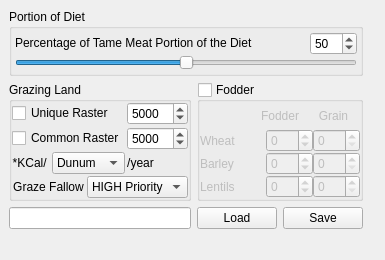
<ui version="4.0" >
 <class>LaAnimalFormDetails</class>
 <widget class="QWidget" name="LaAnimalFormDetails" >
  <property name="geometry" >
   <rect>
    <x>0</x>
    <y>0</y>
    <width>385</width>
    <height>260</height>
   </rect>
  </property>
  <property name="minimumSize" >
   <size>
    <width>385</width>
    <height>260</height>
   </size>
  </property>
  <property name="windowTitle" >
   <string>Form</string>
  </property>
  <layout class="QGridLayout" >
   <property name="margin" >
    <number>9</number>
   </property>
   <property name="spacing" >
    <number>6</number>
   </property>
   <item row="0" column="4" >
    <spacer>
     <property name="orientation" >
      <enum>Qt::Horizontal</enum>
     </property>
     <property name="sizeHint" >
      <size>
       <width>40</width>
       <height>20</height>
      </size>
     </property>
    </spacer>
   </item>
   <item row="3" column="2" >
    <spacer>
     <property name="orientation" >
      <enum>Qt::Vertical</enum>
     </property>
     <property name="sizeHint" >
      <size>
       <width>20</width>
       <height>40</height>
      </size>
     </property>
    </spacer>
   </item>
   <item row="1" column="0" colspan="2" >
    <widget class="QGroupBox" name="groupBoxGrazingLand" >
     <property name="title" >
      <string>Grazing Land</string>
     </property>
     <layout class="QGridLayout" >
      <property name="margin" >
       <number>0</number>
      </property>
      <property name="spacing" >
       <number>2</number>
      </property>
      <item row="3" column="2" colspan="2" >
       <widget class="QComboBox" name="comboBoxFallowUsage" >
        <property name="sizePolicy" >
         <sizepolicy>
          <hsizetype>5</hsizetype>
          <vsizetype>0</vsizetype>
          <horstretch>0</horstretch>
          <verstretch>0</verstretch>
         </sizepolicy>
        </property>
        <property name="cursor" >
         <cursor>13</cursor>
        </property>
        <item>
         <property name="text" >
          <string>HIGH Priority</string>
         </property>
        </item>
        <item>
         <property name="text" >
          <string>MED Priority</string>
         </property>
        </item>
        <item>
         <property name="text" >
          <string>LOW Priority</string>
         </property>
        </item>
        <item>
         <property name="text" >
          <string>Do Not Use</string>
         </property>
        </item>
       </widget>
      </item>
      <item row="3" column="0" colspan="2" >
       <widget class="QLabel" name="labelGrazingLandGraze" >
        <property name="text" >
         <string>Graze Fallow</string>
        </property>
        <property name="alignment" >
         <set>Qt::AlignCenter</set>
        </property>
       </widget>
      </item>
      <item row="2" column="3" >
       <widget class="QLabel" name="labelGrazingLandYear" >
        <property name="sizePolicy" >
         <sizepolicy>
          <hsizetype>4</hsizetype>
          <vsizetype>5</vsizetype>
          <horstretch>0</horstretch>
          <verstretch>0</verstretch>
         </sizepolicy>
        </property>
        <property name="text" >
         <string>/year</string>
        </property>
        <property name="alignment" >
         <set>Qt::AlignCenter</set>
        </property>
       </widget>
      </item>
      <item row="0" column="0" colspan="3" >
       <widget class="QCheckBox" name="checkBoxUniqueRaster" >
        <property name="toolTip" >
         <string>binary raster named: pigmask</string>
        </property>
        <property name="text" >
         <string>Unique Raster</string>
        </property>
       </widget>
      </item>
      <item row="0" column="3" >
       <widget class="QDoubleSpinBox" name="comboBoxUniqueRasterCalories" >
        <property name="sizePolicy" >
         <sizepolicy>
          <hsizetype>0</hsizetype>
          <vsizetype>0</vsizetype>
          <horstretch>0</horstretch>
          <verstretch>0</verstretch>
         </sizepolicy>
        </property>
        <property name="toolTip" >
         <string>&lt;html>&lt;head>&lt;meta name="qrichtext" content="1" />&lt;style type="text/css">
p, li { white-space: pre-wrap; }
&lt;/style>&lt;/head>&lt;body style=" font-family:'Sans Serif'; font-size:9pt; font-weight:400; font-style:normal; text-decoration:none;">
&lt;p style=" margin-top:0px; margin-bottom:0px; margin-left:0px; margin-right:0px; -qt-block-indent:0; text-indent:0px;">Calories required per animal per day (average)&lt;/p>&lt;/body>&lt;/html></string>
        </property>
        <property name="decimals" >
         <number>0</number>
        </property>
        <property name="maximum" >
         <double>20000.000000000000000</double>
        </property>
        <property name="value" >
         <double>5000.000000000000000</double>
        </property>
       </widget>
      </item>
      <item row="1" column="0" colspan="3" >
       <widget class="QCheckBox" name="checkBoxCommonRaster" >
        <property name="toolTip" >
         <string>binary raster named: pigmask</string>
        </property>
        <property name="text" >
         <string>Common Raster</string>
        </property>
       </widget>
      </item>
      <item row="1" column="3" >
       <widget class="QDoubleSpinBox" name="comboBoxCommonRasterCalories" >
        <property name="sizePolicy" >
         <sizepolicy>
          <hsizetype>0</hsizetype>
          <vsizetype>0</vsizetype>
          <horstretch>0</horstretch>
          <verstretch>0</verstretch>
         </sizepolicy>
        </property>
        <property name="toolTip" >
         <string>&lt;html>&lt;head>&lt;meta name="qrichtext" content="1" />&lt;style type="text/css">
p, li { white-space: pre-wrap; }
&lt;/style>&lt;/head>&lt;body style=" font-family:'Sans Serif'; font-size:9pt; font-weight:400; font-style:normal; text-decoration:none;">
&lt;p style=" margin-top:0px; margin-bottom:0px; margin-left:0px; margin-right:0px; -qt-block-indent:0; text-indent:0px;">Calories required per animal per day (average)&lt;/p>&lt;/body>&lt;/html></string>
        </property>
        <property name="decimals" >
         <number>0</number>
        </property>
        <property name="maximum" >
         <double>20000.000000000000000</double>
        </property>
        <property name="value" >
         <double>5000.000000000000000</double>
        </property>
       </widget>
      </item>
      <item row="2" column="1" colspan="2" >
       <widget class="QComboBox" name="comboBoxGrazingUnits" >
        <property name="sizePolicy" >
         <sizepolicy>
          <hsizetype>4</hsizetype>
          <vsizetype>0</vsizetype>
          <horstretch>0</horstretch>
          <verstretch>0</verstretch>
         </sizepolicy>
        </property>
        <property name="cursor" >
         <cursor>13</cursor>
        </property>
        <property name="toolTip" >
         <string>&lt;html>&lt;head>&lt;meta name="qrichtext" content="1" />&lt;style type="text/css">
p, li { white-space: pre-wrap; }
&lt;/style>&lt;/head>&lt;body style=" font-family:'Sans Serif'; font-size:9pt; font-weight:400; font-style:normal; text-decoration:none;">
&lt;p style=" margin-top:0px; margin-bottom:0px; margin-left:0px; margin-right:0px; -qt-block-indent:0; text-indent:0px;">1 dunum = 1000 square meters&lt;/p>
&lt;p style=" margin-top:0px; margin-bottom:0px; margin-left:0px; margin-right:0px; -qt-block-indent:0; text-indent:0px;">1 hectare = 10,000 square meters&lt;/p>&lt;/body>&lt;/html></string>
        </property>
        <item>
         <property name="text" >
          <string>Dunum</string>
         </property>
        </item>
        <item>
         <property name="text" >
          <string>Hectare</string>
         </property>
        </item>
       </widget>
      </item>
      <item row="2" column="0" >
       <widget class="QLabel" name="labelGrazingLAndKcal" >
        <property name="sizePolicy" >
         <sizepolicy>
          <hsizetype>4</hsizetype>
          <vsizetype>5</vsizetype>
          <horstretch>0</horstretch>
          <verstretch>0</verstretch>
         </sizepolicy>
        </property>
        <property name="toolTip" >
         <string>&lt;html>&lt;head>&lt;meta name="qrichtext" content="1" />&lt;style type="text/css">
p, li { white-space: pre-wrap; }
&lt;/style>&lt;/head>&lt;body style=" font-family:'Sans Serif'; font-size:9pt; font-weight:400; font-style:normal; text-decoration:none;">
&lt;p style=" margin-top:0px; margin-bottom:0px; margin-left:0px; margin-right:0px; -qt-block-indent:0; text-indent:0px;">Weeks from birth to kill weight&lt;/p>&lt;/body>&lt;/html></string>
        </property>
        <property name="text" >
         <string>*KCal/ </string>
        </property>
        <property name="textFormat" >
         <enum>Qt::AutoText</enum>
        </property>
        <property name="alignment" >
         <set>Qt::AlignRight|Qt::AlignTrailing|Qt::AlignVCenter</set>
        </property>
        <property name="wordWrap" >
         <bool>false</bool>
        </property>
       </widget>
      </item>
     </layout>
    </widget>
   </item>
   <item row="1" column="2" colspan="2" >
    <widget class="QGroupBox" name="groupBoxFodderUse" >
     <property name="cursor" >
      <cursor>0</cursor>
     </property>
     <property name="whatsThis" >
      <string>Select Fodder if you believe the animals were fed grain to supplement their grazing.  You will then have to select how many kg of the selected grain you believe they fed each animal either every day, week, or month.</string>
     </property>
     <property name="title" >
      <string>Fodder</string>
     </property>
     <property name="checkable" >
      <bool>true</bool>
     </property>
     <property name="checked" >
      <bool>false</bool>
     </property>
     <layout class="QGridLayout" >
      <property name="margin" >
       <number>0</number>
      </property>
      <property name="spacing" >
       <number>0</number>
      </property>
      <item row="0" column="0" >
       <layout class="QHBoxLayout" >
        <property name="margin" >
         <number>0</number>
        </property>
        <property name="spacing" >
         <number>0</number>
        </property>
        <item>
         <widget class="QLabel" name="label_60" >
          <property name="text" >
           <string/>
          </property>
         </widget>
        </item>
        <item>
         <widget class="QLabel" name="labelFodderFodder" >
          <property name="toolTip" >
           <string>&lt;html>&lt;head>&lt;meta name="qrichtext" content="1" />&lt;style type="text/css">
p, li { white-space: pre-wrap; }
&lt;/style>&lt;/head>&lt;body style=" font-family:'Sans Serif'; font-size:9pt; font-weight:400; font-style:normal; text-decoration:none;">
&lt;p style=" margin-top:0px; margin-bottom:0px; margin-left:0px; margin-right:0px; -qt-block-indent:0; text-indent:0px;">Percent of animals diet provided by &lt;span style=" font-weight:600;">FODDER&lt;/span>.&lt;/p>
&lt;p style=" margin-top:0px; margin-bottom:0px; margin-left:0px; margin-right:0px; -qt-block-indent:0; text-indent:0px;">&lt;span style=" color:#0000ff;">To use &lt;/span>&lt;span style=" font-style:italic; color:#0000ff;">all&lt;/span>&lt;span style=" color:#0000ff;"> that is available use a &lt;/span>&lt;span style=" font-weight:600; color:#0000ff;">negative number:&lt;/span>&lt;/p>
&lt;p style=" margin-top:0px; margin-bottom:0px; margin-left:0px; margin-right:0px; -qt-block-indent:0; text-indent:0px;">&lt;span style=" font-weight:600;">-1&lt;/span> for HIGH priority total utilization&lt;/p>
&lt;p style=" margin-top:0px; margin-bottom:0px; margin-left:0px; margin-right:0px; -qt-block-indent:0; text-indent:0px;">&lt;span style=" font-weight:600;">-2&lt;/span> for MED priority total utilization&lt;/p>
&lt;p style=" margin-top:0px; margin-bottom:0px; margin-left:0px; margin-right:0px; -qt-block-indent:0; text-indent:0px;">&lt;span style=" font-weight:600;">-3&lt;/span> for LOW priority total utilization&lt;/p>&lt;/body>&lt;/html></string>
          </property>
          <property name="layoutDirection" >
           <enum>Qt::LeftToRight</enum>
          </property>
          <property name="text" >
           <string>Fodder</string>
          </property>
          <property name="alignment" >
           <set>Qt::AlignCenter</set>
          </property>
         </widget>
        </item>
        <item>
         <widget class="QLabel" name="labelFodderGrain" >
          <property name="layoutDirection" >
           <enum>Qt::RightToLeft</enum>
          </property>
          <property name="text" >
           <string>Grain</string>
          </property>
          <property name="alignment" >
           <set>Qt::AlignCenter</set>
          </property>
         </widget>
        </item>
       </layout>
      </item>
      <item row="3" column="0" >
       <layout class="QHBoxLayout" >
        <property name="margin" >
         <number>0</number>
        </property>
        <property name="spacing" >
         <number>0</number>
        </property>
        <item>
         <widget class="QLabel" name="labelFodderLentils" >
          <property name="toolTip" >
           <string>&lt;html>&lt;head>&lt;meta name="qrichtext" content="1" />&lt;style type="text/css">
p, li { white-space: pre-wrap; }
&lt;/style>&lt;/head>&lt;body style=" font-family:'Sans Serif'; font-size:9pt; font-weight:400; font-style:normal; text-decoration:none;">
&lt;p style=" margin-top:0px; margin-bottom:0px; margin-left:0px; margin-right:0px; -qt-block-indent:0; text-indent:0px;">Percent of animals diet provided by LENTILS&lt;/p>&lt;/body>&lt;/html></string>
          </property>
          <property name="text" >
           <string>Lentils</string>
          </property>
         </widget>
        </item>
        <item>
         <widget class="QSpinBox" name="comboBoxFodderLentils" >
          <property name="sizePolicy" >
           <sizepolicy>
            <hsizetype>4</hsizetype>
            <vsizetype>0</vsizetype>
            <horstretch>0</horstretch>
            <verstretch>0</verstretch>
           </sizepolicy>
          </property>
          <property name="toolTip" >
           <string>&lt;html>&lt;head>&lt;meta name="qrichtext" content="1" />&lt;style type="text/css">
p, li { white-space: pre-wrap; }
&lt;/style>&lt;/head>&lt;body style=" font-family:'Sans Serif'; font-size:9pt; font-weight:400; font-style:normal; text-decoration:none;">
&lt;p style=" margin-top:0px; margin-bottom:0px; margin-left:0px; margin-right:0px; -qt-block-indent:0; text-indent:0px;">Percent of animals diet provided by &lt;span style=" color:#0000ff;">LENTIL FODDER&lt;/span>.&lt;/p>&lt;/body>&lt;/html></string>
          </property>
          <property name="suffix" >
           <string/>
          </property>
          <property name="maximum" >
           <number>100</number>
          </property>
          <property name="minimum" >
           <number>-3</number>
          </property>
         </widget>
        </item>
        <item>
         <widget class="QSpinBox" name="comboBoxFodderLentilsGrain" >
          <property name="sizePolicy" >
           <sizepolicy>
            <hsizetype>4</hsizetype>
            <vsizetype>0</vsizetype>
            <horstretch>0</horstretch>
            <verstretch>0</verstretch>
           </sizepolicy>
          </property>
          <property name="toolTip" >
           <string>&lt;html>&lt;head>&lt;meta name="qrichtext" content="1" />&lt;style type="text/css">
p, li { white-space: pre-wrap; }
&lt;/style>&lt;/head>&lt;body style=" font-family:'Sans Serif'; font-size:9pt; font-weight:400; font-style:normal; text-decoration:none;">
&lt;p style=" margin-top:0px; margin-bottom:0px; margin-left:0px; margin-right:0px; -qt-block-indent:0; text-indent:0px;">Percent of animals diet provided by LENTILS&lt;/p>&lt;/body>&lt;/html></string>
          </property>
          <property name="suffix" >
           <string/>
          </property>
          <property name="maximum" >
           <number>100</number>
          </property>
         </widget>
        </item>
       </layout>
      </item>
      <item row="1" column="0" >
       <layout class="QHBoxLayout" >
        <property name="margin" >
         <number>0</number>
        </property>
        <property name="spacing" >
         <number>0</number>
        </property>
        <item>
         <widget class="QLabel" name="labelFodderWheat" >
          <property name="toolTip" >
           <string>&lt;html>&lt;head>&lt;meta name="qrichtext" content="1" />&lt;style type="text/css">
p, li { white-space: pre-wrap; }
&lt;/style>&lt;/head>&lt;body style=" font-family:'Sans Serif'; font-size:9pt; font-weight:400; font-style:normal; text-decoration:none;">
&lt;p style=" margin-top:0px; margin-bottom:0px; margin-left:0px; margin-right:0px; -qt-block-indent:0; text-indent:0px;">Percent of animals diet provided by WHEAT&lt;/p>&lt;/body>&lt;/html></string>
          </property>
          <property name="text" >
           <string>Wheat</string>
          </property>
         </widget>
        </item>
        <item>
         <widget class="QSpinBox" name="comboBoxFodderWheat" >
          <property name="sizePolicy" >
           <sizepolicy>
            <hsizetype>0</hsizetype>
            <vsizetype>0</vsizetype>
            <horstretch>0</horstretch>
            <verstretch>0</verstretch>
           </sizepolicy>
          </property>
          <property name="toolTip" >
           <string>&lt;html>&lt;head>&lt;meta name="qrichtext" content="1" />&lt;style type="text/css">
p, li { white-space: pre-wrap; }
&lt;/style>&lt;/head>&lt;body style=" font-family:'Sans Serif'; font-size:9pt; font-weight:400; font-style:normal; text-decoration:none;">
&lt;p style=" margin-top:0px; margin-bottom:0px; margin-left:0px; margin-right:0px; -qt-block-indent:0; text-indent:0px;">Percent of animals diet provided by &lt;span style=" color:#0000ff;">WHEAT FODDER.&lt;/span>&lt;/p>&lt;/body>&lt;/html></string>
          </property>
          <property name="suffix" >
           <string/>
          </property>
          <property name="maximum" >
           <number>100</number>
          </property>
          <property name="minimum" >
           <number>-3</number>
          </property>
         </widget>
        </item>
        <item>
         <widget class="QSpinBox" name="comboBoxFodderWheatGrain" >
          <property name="sizePolicy" >
           <sizepolicy>
            <hsizetype>0</hsizetype>
            <vsizetype>0</vsizetype>
            <horstretch>0</horstretch>
            <verstretch>0</verstretch>
           </sizepolicy>
          </property>
          <property name="toolTip" >
           <string>&lt;html>&lt;head>&lt;meta name="qrichtext" content="1" />&lt;style type="text/css">
p, li { white-space: pre-wrap; }
&lt;/style>&lt;/head>&lt;body style=" font-family:'Sans Serif'; font-size:9pt; font-weight:400; font-style:normal; text-decoration:none;">
&lt;p style=" margin-top:0px; margin-bottom:0px; margin-left:0px; margin-right:0px; -qt-block-indent:0; text-indent:0px;">Percent of animals diet provided by WHEAT&lt;/p>&lt;/body>&lt;/html></string>
          </property>
          <property name="suffix" >
           <string/>
          </property>
          <property name="maximum" >
           <number>100</number>
          </property>
         </widget>
        </item>
       </layout>
      </item>
      <item row="2" column="0" >
       <layout class="QHBoxLayout" >
        <property name="margin" >
         <number>0</number>
        </property>
        <property name="spacing" >
         <number>0</number>
        </property>
        <item>
         <widget class="QLabel" name="labelFodderBarley" >
          <property name="toolTip" >
           <string>&lt;html>&lt;head>&lt;meta name="qrichtext" content="1" />&lt;style type="text/css">
p, li { white-space: pre-wrap; }
&lt;/style>&lt;/head>&lt;body style=" font-family:'Sans Serif'; font-size:9pt; font-weight:400; font-style:normal; text-decoration:none;">
&lt;p style=" margin-top:0px; margin-bottom:0px; margin-left:0px; margin-right:0px; -qt-block-indent:0; text-indent:0px;">Percent of animals diet provided by BARLEY&lt;/p>&lt;/body>&lt;/html></string>
          </property>
          <property name="text" >
           <string>Barley</string>
          </property>
         </widget>
        </item>
        <item>
         <widget class="QSpinBox" name="comboBoxFodderBarley" >
          <property name="sizePolicy" >
           <sizepolicy>
            <hsizetype>0</hsizetype>
            <vsizetype>0</vsizetype>
            <horstretch>0</horstretch>
            <verstretch>0</verstretch>
           </sizepolicy>
          </property>
          <property name="toolTip" >
           <string>&lt;html>&lt;head>&lt;meta name="qrichtext" content="1" />&lt;style type="text/css">
p, li { white-space: pre-wrap; }
&lt;/style>&lt;/head>&lt;body style=" font-family:'Sans Serif'; font-size:9pt; font-weight:400; font-style:normal; text-decoration:none;">
&lt;p style=" margin-top:0px; margin-bottom:0px; margin-left:0px; margin-right:0px; -qt-block-indent:0; text-indent:0px;">Percent of animals diet provided by &lt;span style=" color:#0000ff;">BARLEY FODDER&lt;/span>&lt;/p>&lt;/body>&lt;/html></string>
          </property>
          <property name="suffix" >
           <string/>
          </property>
          <property name="maximum" >
           <number>100</number>
          </property>
          <property name="minimum" >
           <number>-3</number>
          </property>
         </widget>
        </item>
        <item>
         <widget class="QSpinBox" name="comboBoxFodderBarleyGrain" >
          <property name="sizePolicy" >
           <sizepolicy>
            <hsizetype>4</hsizetype>
            <vsizetype>0</vsizetype>
            <horstretch>0</horstretch>
            <verstretch>0</verstretch>
           </sizepolicy>
          </property>
          <property name="toolTip" >
           <string>&lt;html>&lt;head>&lt;meta name="qrichtext" content="1" />&lt;style type="text/css">
p, li { white-space: pre-wrap; }
&lt;/style>&lt;/head>&lt;body style=" font-family:'Sans Serif'; font-size:9pt; font-weight:400; font-style:normal; text-decoration:none;">
&lt;p style=" margin-top:0px; margin-bottom:0px; margin-left:0px; margin-right:0px; -qt-block-indent:0; text-indent:0px;">Percent of animals diet provided by BARLEY&lt;/p>&lt;/body>&lt;/html></string>
          </property>
          <property name="suffix" >
           <string/>
          </property>
          <property name="maximum" >
           <number>100</number>
          </property>
         </widget>
        </item>
       </layout>
      </item>
     </layout>
    </widget>
   </item>
   <item row="2" column="3" >
    <widget class="QPushButton" name="pushButtonSave" >
     <property name="text" >
      <string>Save</string>
     </property>
    </widget>
   </item>
   <item row="2" column="2" >
    <widget class="QPushButton" name="pushButtonLoad" >
     <property name="text" >
      <string>Load</string>
     </property>
    </widget>
   </item>
   <item row="0" column="0" colspan="4" >
    <widget class="QGroupBox" name="groupBoxPortionOfDiet" >
     <property name="title" >
      <string>Portion of Diet</string>
     </property>
     <layout class="QGridLayout" >
      <property name="margin" >
       <number>3</number>
      </property>
      <property name="spacing" >
       <number>0</number>
      </property>
      <item row="0" column="0" >
       <layout class="QVBoxLayout" >
        <property name="margin" >
         <number>0</number>
        </property>
        <property name="spacing" >
         <number>0</number>
        </property>
        <item>
         <layout class="QHBoxLayout" >
          <property name="margin" >
           <number>0</number>
          </property>
          <property name="spacing" >
           <number>6</number>
          </property>
          <item>
           <widget class="QLabel" name="labelPortionDiet" >
            <property name="sizePolicy" >
             <sizepolicy>
              <hsizetype>1</hsizetype>
              <vsizetype>4</vsizetype>
              <horstretch>0</horstretch>
              <verstretch>0</verstretch>
             </sizepolicy>
            </property>
            <property name="frameShape" >
             <enum>QFrame::NoFrame</enum>
            </property>
            <property name="text" >
             <string>Percentage of Tame Meat Portion of the Diet</string>
            </property>
            <property name="alignment" >
             <set>Qt::AlignBottom|Qt::AlignLeading|Qt::AlignLeft</set>
            </property>
           </widget>
          </item>
          <item>
           <widget class="QSpinBox" name="comboBoxPercentOfTameMeat" >
            <property name="sizePolicy" >
             <sizepolicy>
              <hsizetype>0</hsizetype>
              <vsizetype>0</vsizetype>
              <horstretch>0</horstretch>
              <verstretch>0</verstretch>
             </sizepolicy>
            </property>
            <property name="toolTip" >
             <string>&lt;html>&lt;head>&lt;meta name="qrichtext" content="1" />&lt;style type="text/css">
p, li { white-space: pre-wrap; }
&lt;/style>&lt;/head>&lt;body style=" font-family:'Sans Serif'; font-size:9pt; font-weight:400; font-style:normal; text-decoration:none;">
&lt;p style=" margin-top:0px; margin-bottom:0px; margin-left:0px; margin-right:0px; -qt-block-indent:0; text-indent:0px;">Pigs contiribute this percent towards the tame meat portion of the diet&lt;/p>&lt;/body>&lt;/html></string>
            </property>
            <property name="maximum" >
             <number>100</number>
            </property>
            <property name="value" >
             <number>50</number>
            </property>
           </widget>
          </item>
         </layout>
        </item>
        <item>
         <widget class="QSlider" name="horizontalSliderPercentOfTameMeat" >
          <property name="cursor" >
           <cursor>6</cursor>
          </property>
          <property name="toolTip" >
           <string>&lt;html>&lt;head>&lt;meta name="qrichtext" content="1" />&lt;style type="text/css">
p, li { white-space: pre-wrap; }
&lt;/style>&lt;/head>&lt;body style=" font-family:'Sans Serif'; font-size:9pt; font-weight:400; font-style:normal; text-decoration:none;">
&lt;p style=" margin-top:0px; margin-bottom:0px; margin-left:0px; margin-right:0px; -qt-block-indent:0; text-indent:0px;">Pigs contiribute this percent towards the tame meat portion of the diet&lt;/p>&lt;/body>&lt;/html></string>
          </property>
          <property name="maximum" >
           <number>100</number>
          </property>
          <property name="pageStep" >
           <number>1</number>
          </property>
          <property name="value" >
           <number>50</number>
          </property>
          <property name="sliderPosition" >
           <number>50</number>
          </property>
          <property name="orientation" >
           <enum>Qt::Horizontal</enum>
          </property>
         </widget>
        </item>
       </layout>
      </item>
     </layout>
    </widget>
   </item>
   <item row="2" column="0" colspan="2" >
    <widget class="QLineEdit" name="lineEdit" />
   </item>
  </layout>
 </widget>
 <resources/>
 <connections>
  <connection>
   <sender>horizontalSliderPercentOfTameMeat</sender>
   <signal>valueChanged(int)</signal>
   <receiver>comboBoxPercentOfTameMeat</receiver>
   <slot>setValue(int)</slot>
   <hints>
    <hint type="sourcelabel" >
     <x>341</x>
     <y>47</y>
    </hint>
    <hint type="destinationlabel" >
     <x>355</x>
     <y>23</y>
    </hint>
   </hints>
  </connection>
  <connection>
   <sender>comboBoxPercentOfTameMeat</sender>
   <signal>valueChanged(int)</signal>
   <receiver>horizontalSliderPercentOfTameMeat</receiver>
   <slot>setValue(int)</slot>
   <hints>
    <hint type="sourcelabel" >
     <x>375</x>
     <y>29</y>
    </hint>
    <hint type="destinationlabel" >
     <x>382</x>
     <y>47</y>
    </hint>
   </hints>
  </connection>
 </connections>
</ui>
